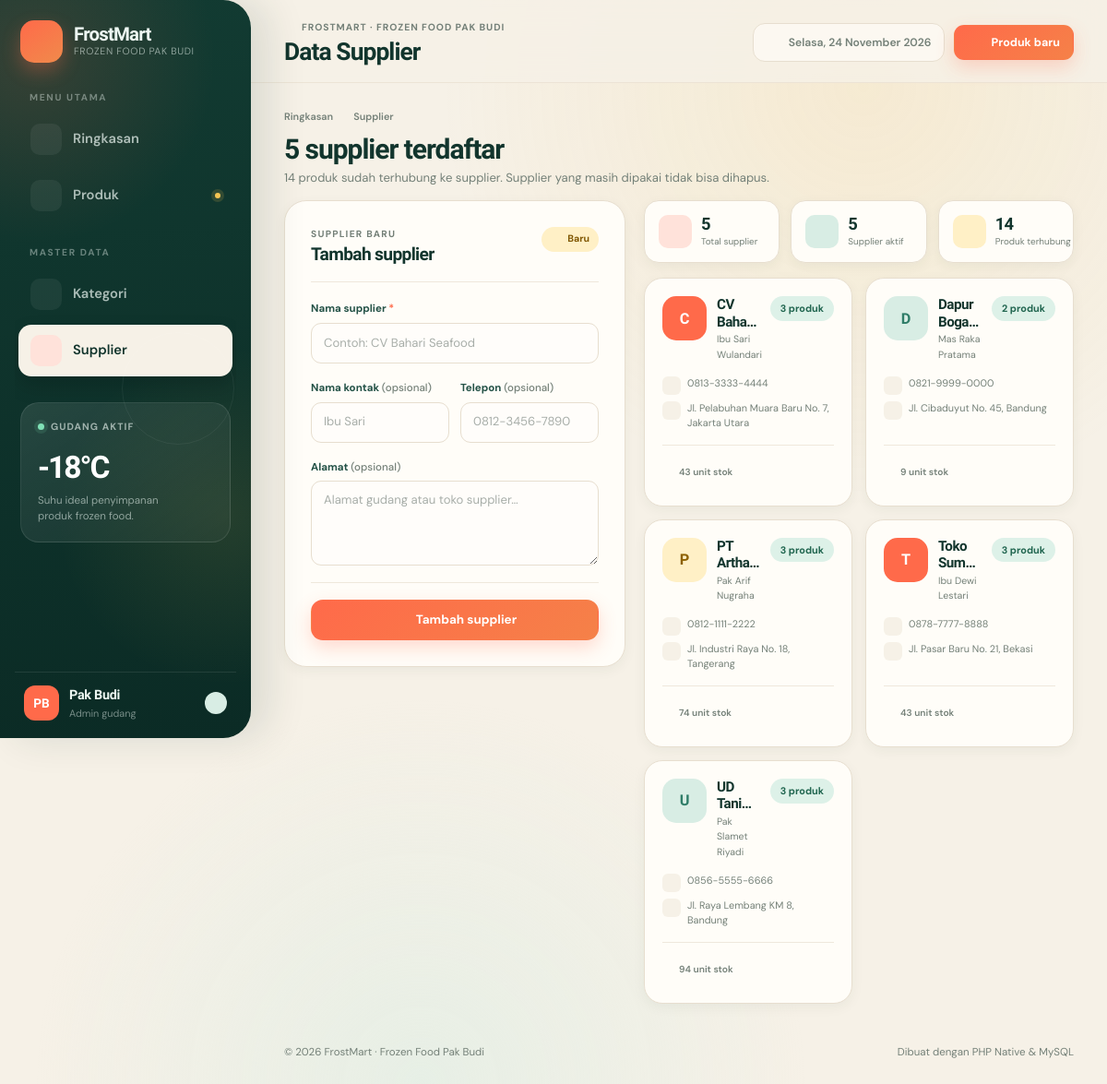
The page /pages/supplier/index.php on the database its author committed.
### tables this page shows
CREATE TABLE IF NOT EXISTS supplier (
    id INT UNSIGNED NOT NULL AUTO_INCREMENT,
    nama VARCHAR(120) NOT NULL,
    kontak VARCHAR(100) NOT NULL DEFAULT '',
    telepon VARCHAR(30) NOT NULL DEFAULT '',
    alamat VARCHAR(255) NOT NULL DEFAULT '',
    dibuat_pada TIMESTAMP NOT NULL DEFAULT CURRENT_TIMESTAMP,
    PRIMARY KEY (id),
    UNIQUE KEY uq_supplier_nama (nama)
);

### config/app.php (called while the page is built, shortened)
<?php
require_once __DIR__ . '/icons.php';
function e($value): string
{
    return htmlspecialchars((string)($value ?? ''), ENT_QUOTES | ENT_SUBSTITUTE, 'UTF-8');
}
function base_url(string $path = ''): string
{
    static $base = null;
    if ($base === null) {
        $root = realpath(__DIR__ . '/..');
        $scriptFile = realpath((string)($_SERVER['SCRIPT_FILENAME'] ?? ''));
        $scriptName = str_replace('\\', '/', (string)($_SERVER['SCRIPT_NAME'] ?? '/'));
        $relative = '';
        if ($root !== false && $scriptFile !== false && str_starts_with($scriptFile, $root . DIRECTORY_SEPARATOR)) {
            $relative = ltrim(str_replace('\\', '/', substr($scriptFile, strlen($root))), '/');
        }
        if ($relative !== '' && str_ends_with($scriptName, $relative)) {
            $base = substr($scriptName, 0, strlen($scriptName) - strlen($relative));
        }
    }
    return $base . ltrim($path, '/');
}
function angka_ribuan($value): string
{
    return number_format((float)$value, 0, ',', '.');
}
function inisial(string $teks): string
{
    $teks = trim($teks);
    return function_exists('mb_substr') ? mb_strtoupper(mb_substr($teks, 0, 1, 'UTF-8')) : strtoupper(substr($teks, 0, 1));
}

### pages/supplier/index.php (the view, shortened to what this page needs)
<?php
require_once __DIR__ . '/../../config/app.php';
$pdo = db();
$errors = [];
$form = [
    'id' => 0,
    'nama' => '',
    'kontak' => '',
    'telepon' => '',
    'alamat' => '',
];
$supplierList = $pdo->query(
    'SELECT s.id, s.nama, s.kontak, s.telepon, s.alamat,
            COUNT(p.id) AS jumlah_produk,
            COALESCE(SUM(p.stok), 0) AS total_stok
     FROM supplier s
     LEFT JOIN produk p ON p.supplier_id = s.id
     GROUP BY s.id, s.nama, s.kontak, s.telepon, s.alamat
     ORDER BY s.nama ASC'
)->fetchAll();
$totalSupplier = count($supplierList);
$supplierAktif = 0;
$totalProdukSupplier = 0;
foreach ($supplierList as $supplier) {
    if ((int)$supplier['jumlah_produk'] > 0) {
        $supplierAktif++;
    }
    $totalProdukSupplier += (int)$supplier['jumlah_produk'];
}
require __DIR__ . '/../../partials/header.php';
?>
<div class="page-intro page-intro--compact">
    <div class="breadcrumb">
        <a href="<?= e(base_url('index.php')) ?>">Ringkasan</a>
        <?= icon('chevron-right') ?>
        <span>Supplier</span>
    </div>
    <div class="page-intro__row">
        <div>
            <h2><?= $totalSupplier ?> supplier terdaftar</h2>
            <p><?= $totalProdukSupplier ?> produk sudah terhubung ke supplier. Supplier yang masih dipakai tidak bisa dihapus.</p>
        </div>
    </div>
</div>
<div class="split-layout">
    <section class="card card--pad form-card form-card--sticky">
        <header class="section-head section-head--bordered">
            <div>
                <span class="eyebrow"><?= $form['id'] > 0 ? 'Perbarui supplier' : 'Supplier baru' ?></span>
                <h3><?= $form['id'] > 0 ? 'Ubah supplier' : 'Tambah supplier' ?></h3>
            </div>
            <span class="mode-pill mode-pill--sun"><?= icon('truck') ?> <?= $form['id'] > 0 ? 'Edit' : 'Baru' ?></span>
        </header>
        <form class="form" method="post" action="<?= e(base_url('pages/supplier/index.php')) ?>">
            <div class="field <?= isset($errors['nama']) ? 'has-error' : '' ?>">
                <label for="nama">Nama supplier <span class="required">*</span></label>
                <input id="nama" name="nama" type="text" maxlength="120" value="<?= e($form['nama']) ?>" placeholder="Contoh: CV Bahari Seafood" required autocomplete="off">
            </div>
            <div class="form-grid form-grid--two">
                <div class="field <?= isset($errors['kontak']) ? 'has-error' : '' ?>">
                    <label for="kontak">Nama kontak <span class="optional">(opsional)</span></label>
                    <input id="kontak" name="kontak" type="text" maxlength="100" value="<?= e($form['kontak']) ?>" placeholder="Ibu Sari" autocomplete="off">
                </div>
                <div class="field <?= isset($errors['telepon']) ? 'has-error' : '' ?>">
                    <label for="telepon">Telepon <span class="optional">(opsional)</span></label>
                    <input id="telepon" name="telepon" type="tel" maxlength="30" value="<?= e($form['telepon']) ?>" placeholder="0812-3456-7890" autocomplete="off">
                </div>
            </div>
            <div class="field <?= isset($errors['alamat']) ? 'has-error' : '' ?>">
                <label for="alamat">Alamat <span class="optional">(opsional)</span></label>
                <textarea id="alamat" name="alamat" rows="3" maxlength="255" placeholder="Alamat gudang atau toko supplier…"><?= e($form['alamat']) ?></textarea>
            </div>
            <div class="form-actions form-actions--stack">
                <button class="btn btn--primary btn--full" type="submit">
                    <?= icon('check') ?> <?= $form['id'] > 0 ? 'Simpan perubahan' : 'Tambah supplier' ?>
                </button>
            </div>
        </form>
    </section>
    <section class="stack">
        <div class="mini-stats">
            <div class="mini-stat">
                <span class="mini-stat__icon mini-stat__icon--coral"><?= icon('truck') ?></span>
                <span><strong><?= $totalSupplier ?></strong><small>Total supplier</small></span>
            </div>
            <div class="mini-stat">
                <span class="mini-stat__icon mini-stat__icon--mint"><?= icon('check') ?></span>
                <span><strong><?= $supplierAktif ?></strong><small>Supplier aktif</small></span>
            </div>
            <div class="mini-stat">
                <span class="mini-stat__icon mini-stat__icon--sun"><?= icon('box') ?></span>
                <span><strong><?= $totalProdukSupplier ?></strong><small>Produk terhubung</small></span>
            </div>
        </div>
        <div class="supplier-grid">
            <?php foreach ($supplierList as $index => $supplier): ?>
                <article class="supplier-card">
                    <header class="supplier-card__head">
                        <span class="avatar avatar--lg avatar--<?= ['coral', 'mint', 'sun'][$index % 3] ?>">
                            <?= e(inisial($supplier['nama'])) ?>
                        </span>
                        <div class="supplier-card__title">
                            <h4><?= e($supplier['nama']) ?></h4>
                            <span><?= e($supplier['kontak'] !== '' ? $supplier['kontak'] : 'Kontak belum diisi') ?></span>
                        </div>
                        <span class="count-pill count-pill--<?= (int)$supplier['jumlah_produk'] > 0 ? 'active' : 'empty' ?>">
                            <?= (int)$supplier['jumlah_produk'] ?> produk
                        </span>
                    </header>
                    <ul class="supplier-meta">
                        <li>
                            <span class="supplier-meta__icon"><?= icon('phone') ?></span>
                            <?= e($supplier['telepon'] !== '' ? $supplier['telepon'] : 'Telepon belum diisi') ?>
                        </li>
                        <li>
                            <span class="supplier-meta__icon"><?= icon('pin') ?></span>
                            <?= e($supplier['alamat'] !== '' ? $supplier['alamat'] : 'Alamat belum diisi') ?>
                        </li>
                    </ul>
                    <footer class="supplier-card__footer">
                        <span class="supplier-card__stock">
                            <?= icon('box') ?>
                            <?= angka_ribuan($supplier['total_stok']) ?> unit stok
                        </span>
                        <div class="row-actions">
                            <a class="icon-btn" href="<?= e(base_url('pages/supplier/index.php?edit=' . (int)$supplier['id'])) ?>" aria-label="Ubah supplier <?= e($supplier['nama']) ?>" title="Ubah">
                                <?= icon('edit') ?>
                            </a>
                            <?php if ((int)$supplier['jumlah_produk'] > 0): ?>
                                <button class="icon-btn" type="button" disabled title="Masih menyuplai <?= (int)$supplier['jumlah_produk'] ?> produk" aria-label="Tidak bisa dihapus, masih menyuplai produk">
                                    <?= icon('trash') ?>
                                </button>
                            <?php endif; ?>
                        </div>
                    </footer>
                </article>
            <?php endforeach; ?>
        </div>
    </section>
</div>
<?php require __DIR__ . '/../../partials/footer.php'; ?>

### config/icons.php (shortened to what this page needs)
<?php
function icon(string $name, string $class = ''): string
{
    $body = $paths[$name] ?? $paths['info'];
    $class = trim('icon ' . $class);
    return '<svg class="' . e($class) . '" viewBox="0 0 24 24" fill="none" stroke="currentColor" stroke-width="1.8" stroke-linecap="round" stroke-linejoin="round" aria-hidden="true" focusable="false">' . $body . '</svg>';
}

### rows shown on the page
supplier: nama "C", nama "CV…", kontak "Ibu Sari Wulandari", jumlah_produk "3", telepon "0813-3333-4444", alamat "Jl. Pelabuhan Muara Baru No. 7, Jakarta Utara", total_stok "43"
supplier: nama "D", nama "Dapur…", kontak "Mas Raka Pratama", jumlah_produk "2", telepon "0821-9999-0000", alamat "Jl. Cibaduyut No. 45, Bandung", total_stok "9"
supplier: nama "P", nama "PT…", kontak "Pak Arif Nugraha", jumlah_produk "3", telepon "0812-1111-2222", alamat "Jl. Industri Raya No. 18, Tangerang", total_stok "74"
supplier: nama "T", kontak "Ibu Dewi Lestari", jumlah_produk "3", telepon "0878-7777-8888", alamat "Jl. Pasar Baru No. 21, Bekasi", total_stok "43"
supplier: nama "U", nama "UD…", kontak "Pak Slamet Riyadi", jumlah_produk "3", telepon "0856-5555-6666", alamat "Jl. Raya Lembang KM 8, Bandung", total_stok "94"

### other values the page prints
$item['label'] "Ringkasan"
$item['label'] "Produk"
$item['label'] "Kategori"
$item['label'] "Supplier"
APP_OWNER "FROZEN FOOD PAK BUDI"
$pageTitle "Data Supplier"
tanggal_indonesia() "Selasa, 24 November 2026"
$totalSupplier "5"
$totalProdukSupplier "14"
$supplierAktif "5"
APP_OWNER "Frozen Food Pak Budi"
